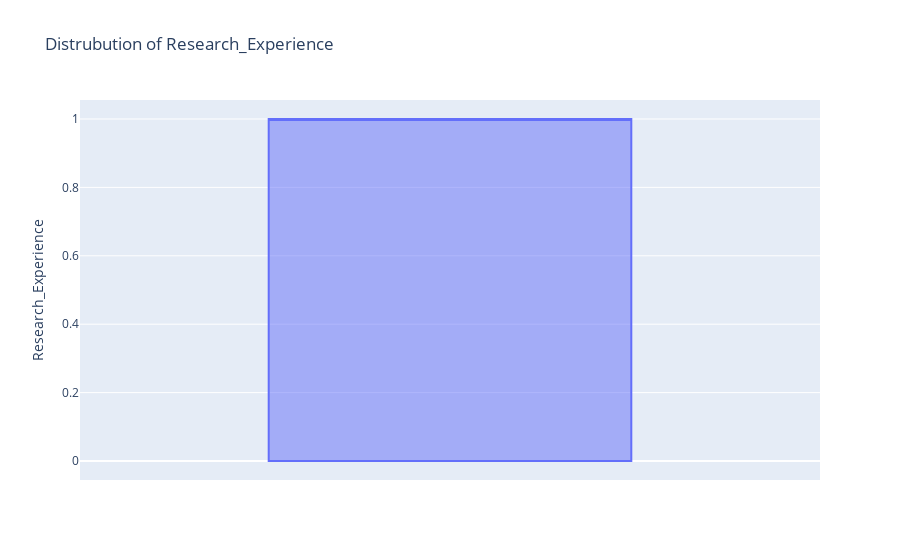

Notebook source saved alongside this figure:
### Code cell
fig = px.box(df,y="Research_Experience",title=f"Distrubution of Research_Experience")
fig.show()

### Figure 1 — Plotly figure (JSON) as saved in the notebook; plotly's stock layout.template omitted (floating-point values rounded to 4 significant figures; data arrays with more than 128 entries replaced by an {"elided": "..."} marker saying what was removed)
{"data": [{"alignmentgroup": "True", "hovertemplate": "Research_Experience=%{y}<extra></extra>", "legendgroup": "", "marker": {"color": "#636efa"}, "name": "", "notched": false, "offsetgroup": "", "orientation": "v", "showlegend": false, "type": "box", "x0": " ", "xaxis": "x", "y": {"elided": "500 int values"}, "y0": " ", "yaxis": "y"}], "layout": {"boxmode": "group", "legend": {"tracegroupgap": 0}, "title": {"text": "Distrubution of Research_Experience"}, "xaxis": {"anchor": "y", "domain": [0, 1]}, "yaxis": {"anchor": "x", "domain": [0, 1], "title": {"text": "Research_Experience"}}}}
